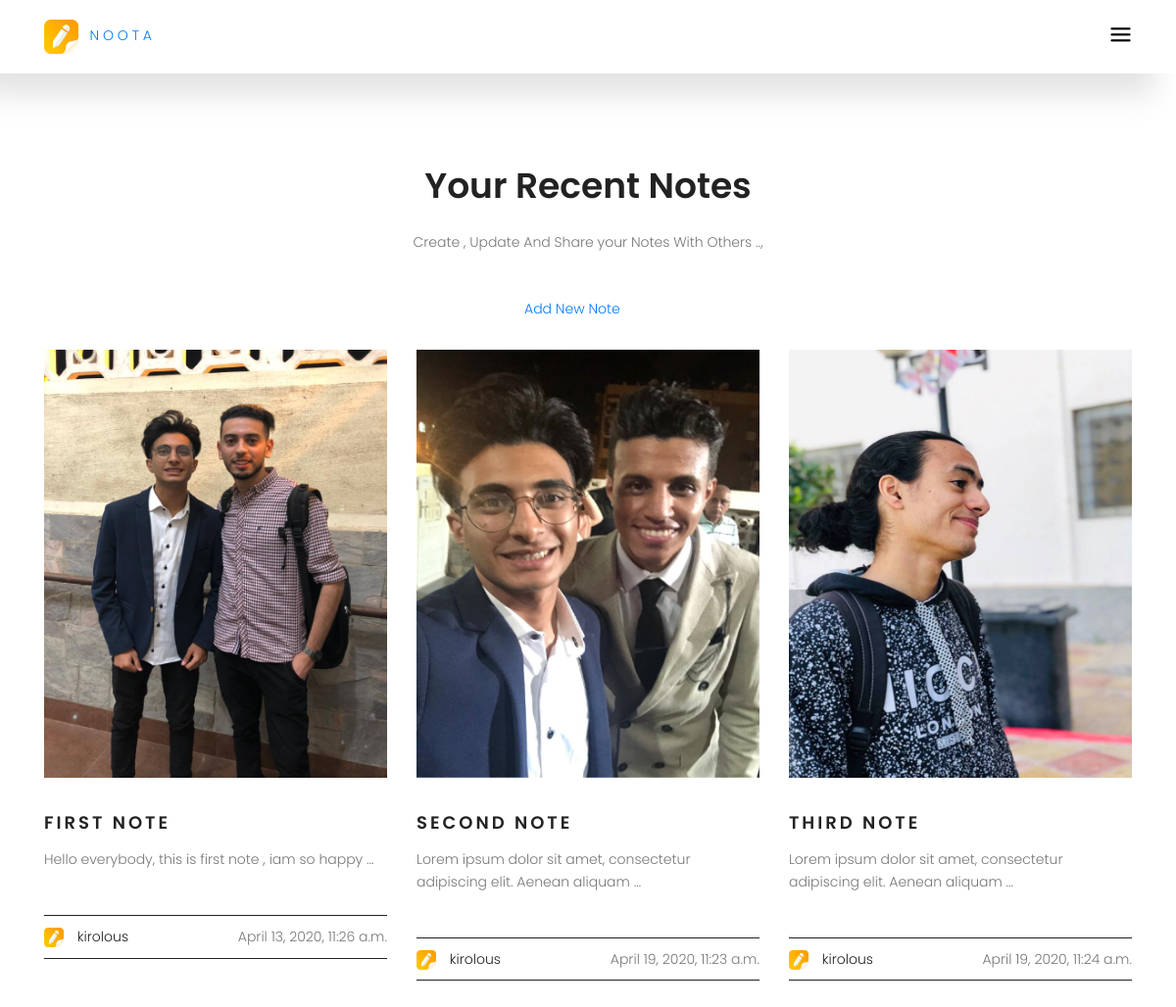
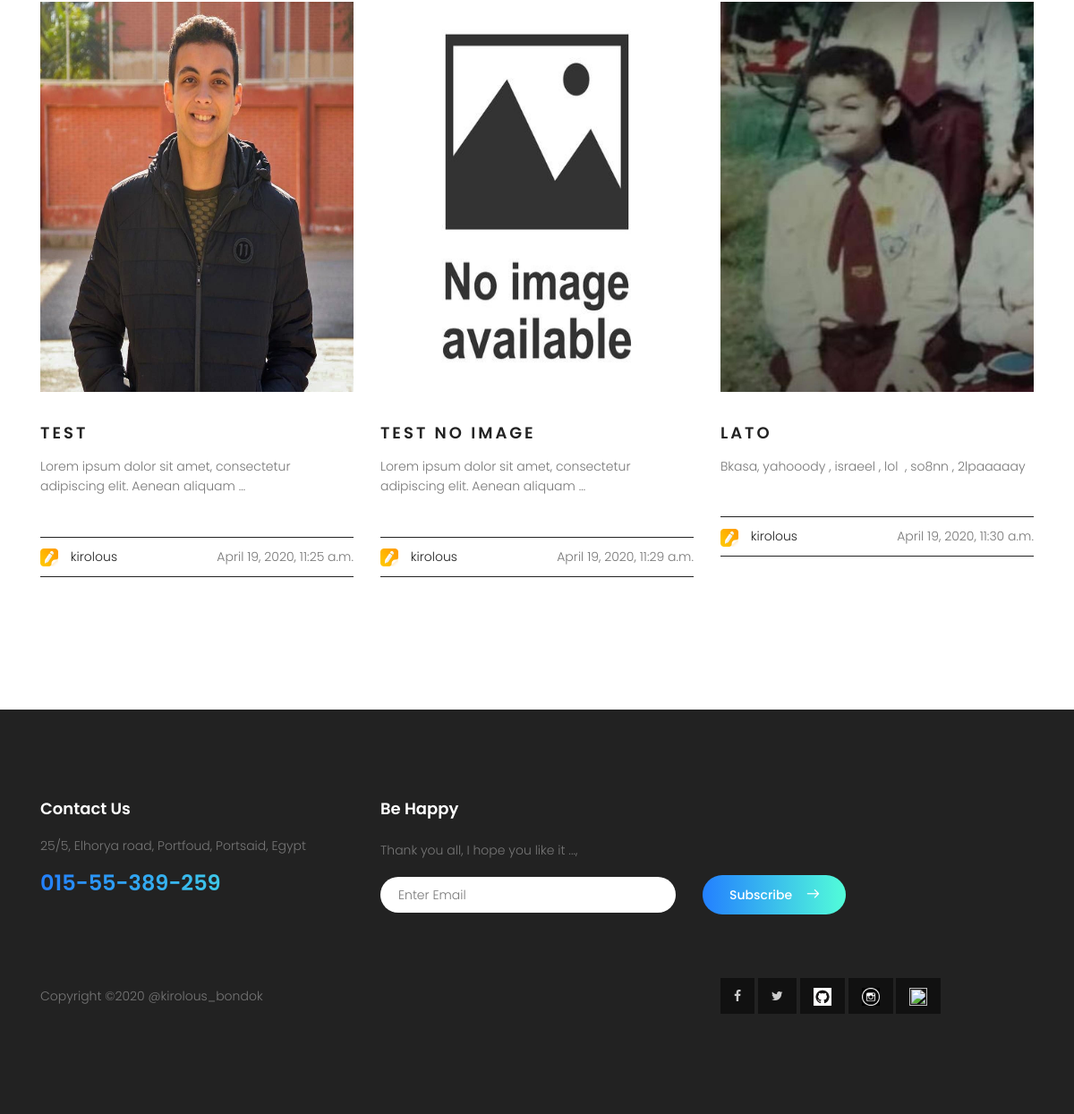
Screenshot of /notes/ (signed in) with the database file from the repository (2 pictures, top to bottom).
### notes_app/models.py (models this page shows, shortened)
class Note(models.Model):
    user    = models.ForeignKey(User,on_delete=models.CASCADE)
    title   = models.CharField(max_length=30)
    slug    = models.SlugField(null=True ,blank=True)
    content = RichTextField()
    created = models.DateTimeField(blank=True,default=datetime.datetime.now)
    active  = models.BooleanField(default=True)
    tags    = models.CharField(max_length=100)
    img = models.ImageField(upload_to=" notes-img")

### notes_app/views.py (the view)
def all_notes(request):
    user = request.user
    profile = get_object_or_404(Profile , user= user)
    all_notes = Note.objects.filter(user=user)
    context ={
    'all_notes' : all_notes ,
    'profile' : profile ,
    }
    return render(request, 'notes.html' , context )

### notes_app/templates/notes.html
{% extends "base.html" %}
{% load static %}
{% block body %}
    <section class="blog-area section-gap">
      <div class="container">
        <div class="row justify-content-center">
          <div class="col-md-8 pb-30 header-text">
            <h1>Your Recent Notes</h1>
            <p>
              Create , Update And Share your Notes With Others ..,
            </p>
            <a href="{%url 'notes:add_note' %}" style="margin-left:300px">Add New Note</a>
          </div>
        </div>
        <div class="row">
          {% for note in all_notes %}
            <div class="single-blog col-lg-4 col-md-4">
           {% if note.img %}
              <img class="f-img img-fluid mx-auto" src="{{note.img.url}}"style="width:100%; height:65%">
              {% else %}
              <img class="f-img img-fluid mx-auto" src="{% static 'home_static/img/no-image.jpg' %}"style="width:100%; height:65%">
            {% endif %}
            <h4>
              <a href="{% url 'notes:note_detail' note.slug %}">{{note.title}}</a>
            </h4>
              {{note.content |safe| truncatewords:'10'}}
            <div class="bottom d-flex justify-content-between align-items-center flex-wrap">
              <div>
                <img class="img-fluid" src="{% static 'home_static/img/logo.jpg' %}" width="20px" height="20px">
                <a href="#"><span>{{note.user.username}}</span></a>
              </div>
              <div class="meta">
                {{note.created }}
              </div>
            </div>
          </div>
          {% endfor %}
        </div>
      </div>
    </section>
{% endblock %}

### static/home_static/css/main.css (style rules this page uses)
body { color: #777777; font-family: "Poppins", sans-serif; font-size: 14px; font-weight: 300; line-height: 1.625em; position: relative; }
a { -webkit-transition: all 0.3s ease 0s; -moz-transition: all 0.3s ease 0s; -o-transition: all 0.3s ease 0s; transition: all 0.3s ease 0s; }
a, a:focus, a:hover { text-decoration: none; outline: 0; }
h1, h2, h3, h4, h5, h6 { font-family: "Poppins", sans-serif; color: #222222; line-height: 1.2em !important; margin-bottom: 0; margin-top: 0; font-weight: 600; }
h1, .h1 { font-size: 36px; }
h4, .h4 { font-size: 20px; }
.pb-30 { padding-bottom: 30px; }
.flex-wrap { -webkit-flex-wrap: wrap; -moz-flex-wrap: wrap; -ms-flex-wrap: wrap; flex-wrap: wrap; }
h1 { font-size: 36px; }
h4 { font-size: 18px; }
h1, h2, h3, h4, h5, h6 { line-height: 1.5em; }
body { position: relative; }
.section-gap { padding: 120px 0; }
.blog-area h1 { text-align: center; margin-bottom: 25px; font-weight: 600; text-transform: capitalize; }
.blog-area p { margin-bottom: 45px; text-align: center; }
.single-blog h4 { text-transform: uppercase; font-weight: 600; letter-spacing: 3px; margin-top: 35px; }
.single-blog a { color: #222; }
.single-blog p { text-align: left; margin-top: 15px; }
.single-blog .bottom { padding: 10px 0; border-top: 1px solid #222; border-bottom: 1px solid #222; }
.single-blog .bottom span { margin-left: 10px; }
.single-blog .f-img { -webkit-transition: all 0.3s ease 0s; -moz-transition: all 0.3s ease 0s; -o-transition: all 0.3s ease 0s; transition: all 0.3s ease 0s; }
p { color: #777; }

### rows the page displays
Note: img (picture), title "FIRST NOTE", content "Hello everybody, this is first note , iam so happy …", user.username "kirolous", created "April 13, 2020, 11:26 a.m."
Note: img (picture), title "SECOND NOTE", content "Lorem ipsum dolor sit amet, consectetur adipiscing elit. Aenean aliquam …", user.username "kirolous", created "April 19, 2020, 11:23 a.m."
Note: img (picture), title "THIRD NOTE", content "Lorem ipsum dolor sit amet, consectetur adipiscing elit. Aenean aliquam …", user.username "kirolous", created "April 19, 2020, 11:24 a.m."
Note: img (picture), title "TEST", content "Lorem ipsum dolor sit amet, consectetur adipiscing elit. Aenean aliquam …", user.username "kirolous", created "April 19, 2020, 11:25 a.m."
Note: title "TEST NO IMAGE", content "Lorem ipsum dolor sit amet, consectetur adipiscing elit. Aenean aliquam …", user.username "kirolous", created "April 19, 2020, 11:29 a.m."
Note: img (picture), title "LATO", content "Bkasa, yahooody , israeel , lol , so8nn , 2lpaaaaay", user.username "kirolous", created "April 19, 2020, 11:30 a.m."
